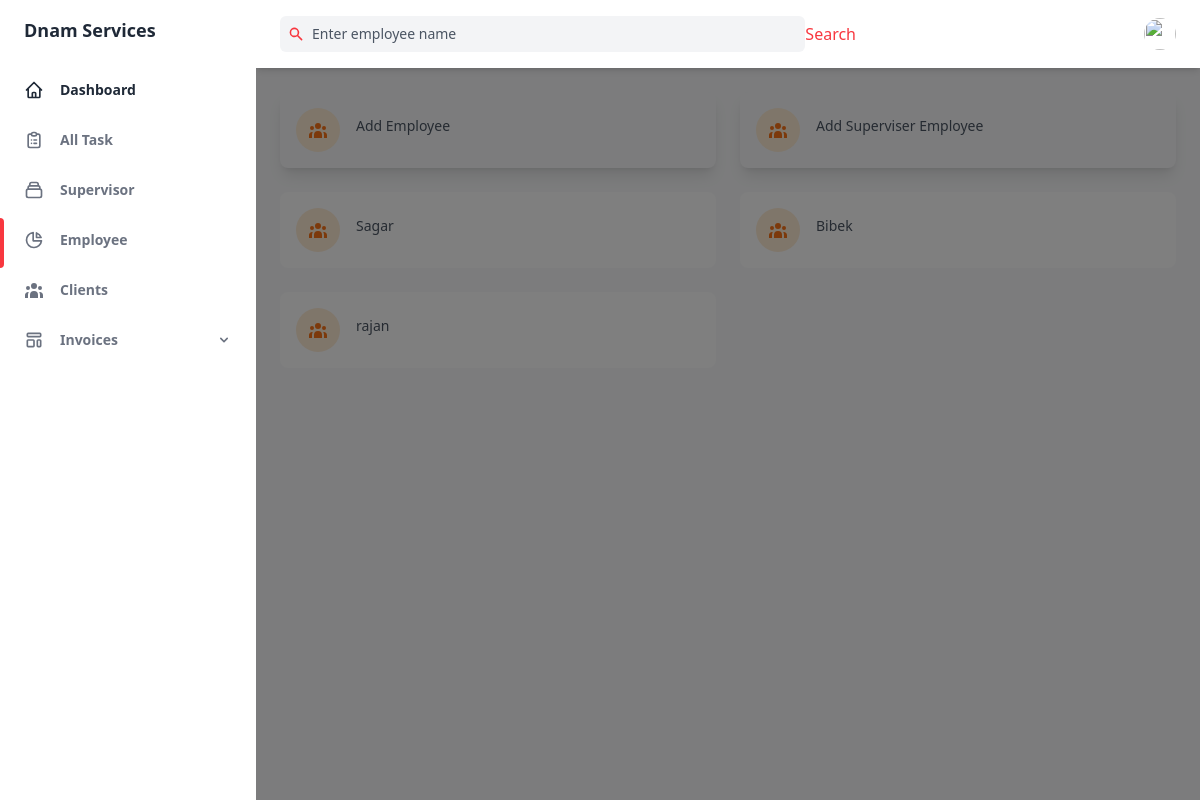
/allemployee (signed in), run on the app's committed database.
### dnamservices/models.py (models this page shows, shortened)
class Employee(models.Model):
    employee_user = models.OneToOneField(Superviser, null=True, blank=True, on_delete=models.CASCADE)
    employee_name = models.CharField(max_length=50)
    employee_contact = models.CharField(max_length=50, null=True, blank=True)
    employee_address = models.CharField(max_length=50, null=True, blank=True)
    employee_email = models.EmailField(max_length=254, null=True, blank=True)

### dnamservices/views.py (the view)
# urls.py: path('allemployee', AllEmployees, name="allemployee"),
@login_required()
def AllEmployees(request):
    template_name = "dnam/dashboard/employees/allemployee.html"
    employee = Employee.objects.all()
    context = {
        'employee':employee
    }
    return render(request, template_name, context)

### theme/templates/dnam/dashboard/employees/allemployee.html (shortened to what this page needs)
{% extends 'base.html' %}
{% block employee-active %}
<span
                class="absolute inset-y-0 left-0 w-1 bg-[#f8373f] rounded-tr-lg rounded-br-lg"
                aria-hidden="true"
              ></span>
{% endblock employee-active %}
{% block search-content %}
<div class="flex justify-start flex-1 lg:mr-32">
  <div class="relative w-full  max-w-xl mr-6 focus-within:text-purple-500">
    <div class="absolute inset-y-0 flex items-center pl-2">
      <svg class="w-4 h-4" aria-hidden="true" fill="currentColor" viewBox="0 0 20 20">
        <path fill-rule="evenodd"
          d="M8 4a4 4 0 100 8 4 4 0 000-8zM2 8a6 6 0 1110.89 3.476l4.817 4.817a1 1 0 01-1.414 1.414l-4.816-4.816A6 6 0 012 8z"
          clip-rule="evenodd"></path>
      </svg>
    </div>
    <form
    class="flex flex-row"
      action="{% url 'search_employee' %}"
      method="GET"
    >
    <input
      class="w-full pl-8 p-2 text-sm text-gray-700 placeholder-gray-600 bg-gray-100 border-0 rounded-md   focus:placeholder-gray-500 focus:bg-white focus:border-purple-300 focus:outline-none focus:shadow-outline-purple form-input"
      type="text" name="keyword" placeholder="Enter employee name" aria-label="Search" />
      <button class="btn btn-danger my-2 my-sm-0" type="submit">
        Search
      </button>
  </form>
  </div>
</div>
{% endblock search-content %}
{% block content %}
<main class="h-full overflow-y-auto">
    <div class="container px-6 mx-auto grid">
      <div class="grid gap-6 mb-8 md:grid-cols-2 xl:grid-cols-4 mt-6">
        <a href="{% url 'addemployee' %}">
          <div
            class="flex items-center p-4 bg-gray-50 rounded-lg shadow-lg  cursor-pointer hover:shadow-md"
          >
            <div
              class="p-3 mr-4 text-orange-500 bg-orange-100 rounded-full "
            >
            </div>
            <div>
              <p
                class="mb-2 text-sm font-medium text-gray-600 "
              >
                Add Employee
              </p>
            </div>
          </div>
        </a>
        <a href="{% url 'addsuperemployee' %}">
            <div
              class="flex items-center p-4 bg-gray-50 rounded-lg shadow-lg  cursor-pointer hover:shadow-md"
            >
              <div
                class="p-3 mr-4 text-orange-500 bg-orange-100 rounded-full "
              >
              </div>
              <div>
                <p
                  class="mb-2 text-sm font-medium text-gray-600 "
                >
                  Add Superviser Employee
                </p>
              </div>
            </div>
          </a>
        {% for emp in employee %}
      <a href="{% url 'employeetasks' emp.id %}">
          <div
            class="flex items-center p-4 bg-white rounded-lg shadow-xs  cursor-pointer hover:shadow-md"
          >
            <div
              class="p-3 mr-4 text-orange-500 bg-orange-100 rounded-full "
            >
            </div>
            <div>
              <p
                class="mb-2 text-sm font-medium text-gray-600 "
              >
                {{emp.employee_name}}
              </p>
            </div>
          </div>
        </a>
{% endfor %}
    </div>
  </main>
{% endblock content %}

### data on the page
Employee: employee_name "Sagar"
Employee: employee_name "Bibek"
Employee: employee_name "rajan"
